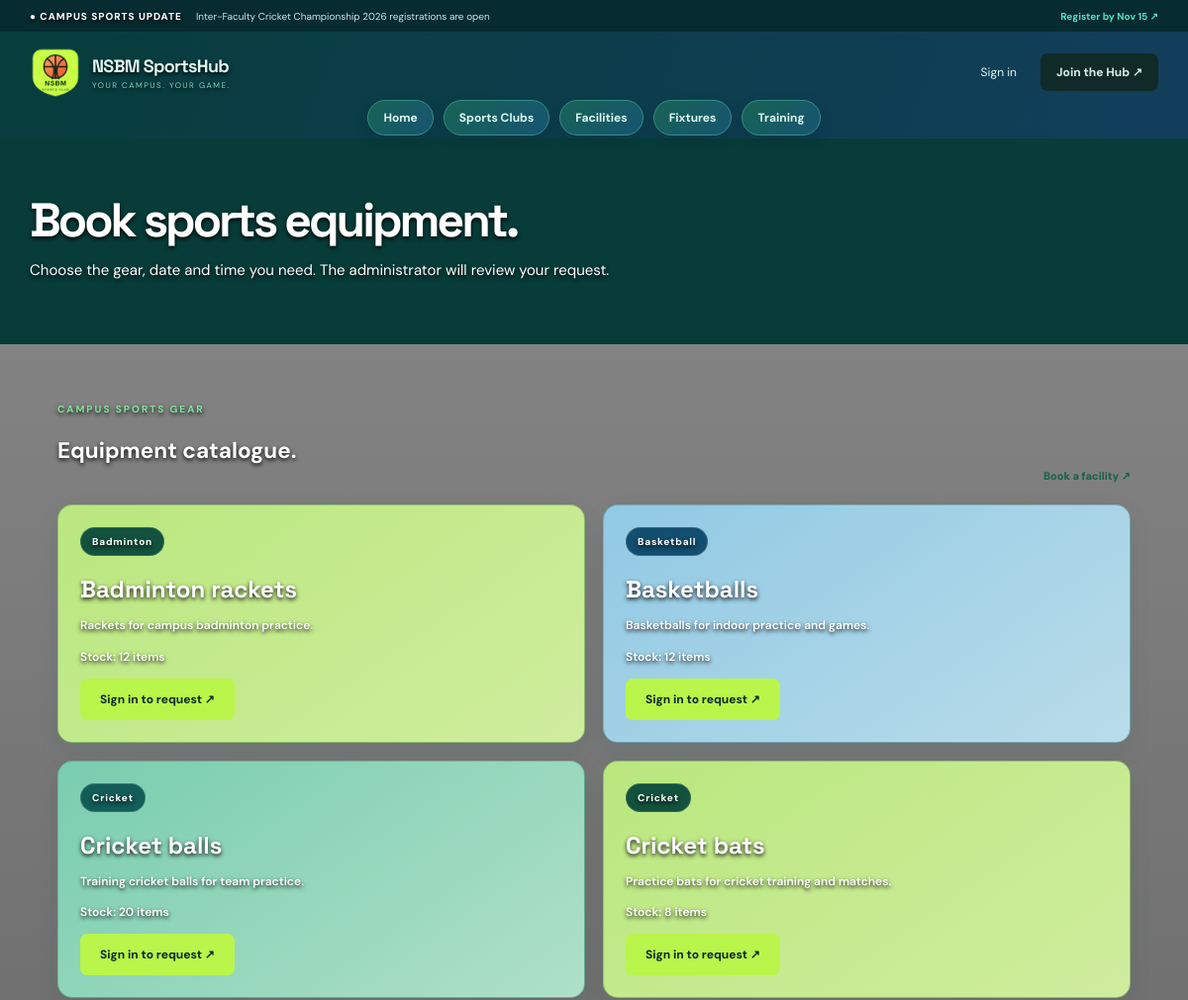
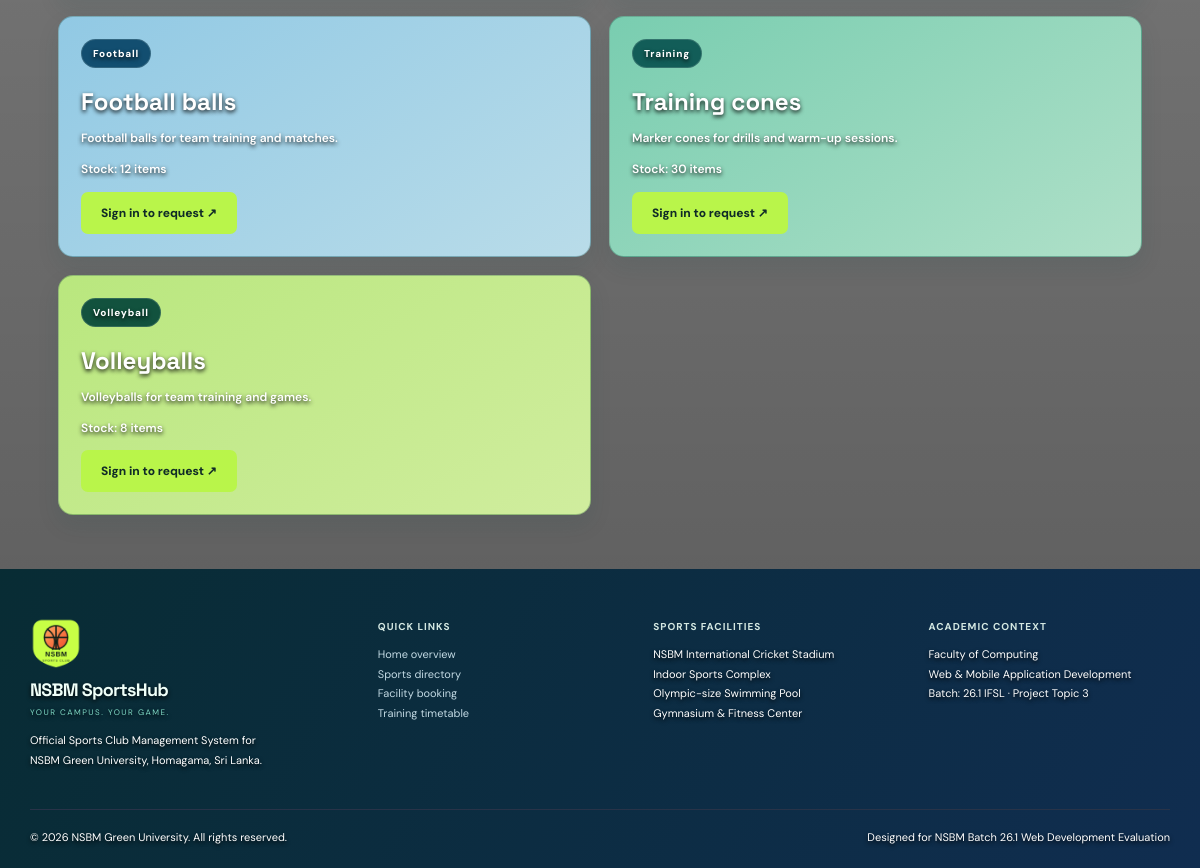
Page /equipment.php on the committed database (2 pictures, top to bottom).
### tables this page shows
CREATE TABLE equipment (
  id INT AUTO_INCREMENT PRIMARY KEY,
  name VARCHAR(100) NOT NULL UNIQUE,
  category VARCHAR(50) NOT NULL,
  description VARCHAR(255) NOT NULL,
  quantity INT NOT NULL
);

### db.php (called while the page is built, shortened)
<?php
if (!function_exists('e')) {
    function e($value): string
    {
        return htmlspecialchars(
            (string) $value,
            ENT_QUOTES,
            'UTF-8'
        );
    }
}

### equipment.php (the view, shortened to what this page needs)
<?php
require 'includes/db.php';
$equipment = $pdo->query(
    'SELECT id, name, category, description, quantity
     FROM equipment
     ORDER BY category, name'
)->fetchAll();
require 'includes/header.php';
?>
<section class="page-hero">
  <h1>Book sports equipment.</h1>
  <p>Choose the gear, date and time you need. The administrator will review your request.</p>
</section>
<div class="page-wrap">
  <div class="section-head">
    <div>
      <span class="eyebrow">CAMPUS SPORTS GEAR</span>
      <h2>Equipment catalogue.</h2>
    </div>
    <a class="text-link" href="facilities.php">Book a facility ↗</a>
  </div>
  <div class="grid">
    <?php foreach ($equipment as $item): ?>
      <article class="panel">
        <span class="tag"><?= e($item['category']) ?></span>
        <h3><?= e($item['name']) ?></h3>
        <p class="muted"><?= e($item['description']) ?></p>
        <p class="muted">Stock: <?= (int) $item['quantity'] ?> items</p>
        <?php if (!empty($_SESSION['user'])): ?>
          <form method="post" action="equipment.php">
            <input type="hidden" name="csrf" value="<?= e(csrf()) ?>">
            <input type="hidden" name="equipment_id" value="<?= (int) $item['id'] ?>">
            <label>Date
              <input class="field" type="date" name="booking_date" min="<?= date('Y-m-d') ?>" required>
            </label>
            <div class="row">
              <label>From
                <input class="field" type="time" name="start_time" required>
              </label>
              <label>To
                <input class="field" type="time" name="end_time" required>
              </label>
            </div>
            <label>Quantity
              <input class="field" type="number" name="quantity" min="1" max="<?= (int) $item['quantity'] ?>" value="1" required>
            </label>
            <label>Purpose
              <input class="field" type="text" name="purpose" maxlength="250" placeholder="Club practice, training..." required>
            </label>
            <button class="button" type="submit">Request equipment ↗</button>
          </form>
        <?php else: ?>
          <a class="button" href="login.php">Sign in to request ↗</a>
        <?php endif; ?>
      </article>
    <?php endforeach; ?>
  </div>
</div>
<?php require 'includes/footer.php'; ?>

### style.css (style rules this page uses)
:root { --ink: #102b27; --forest: #073c39; --lime: #b9f54a; --muted: #496a66; --paper: #dbeae5; --line: #abcac0; --white: #d4e8e2; }
* { box-sizing: border-box; }
html { scroll-behavior: smooth; }
body { margin: 0; background: radial-gradient(ellipse at 10% 38%, rgba(52, 155, 123, .09), transparent 38%), #dbeae5; color: var(--ink); font: 15px 'DM Sans', Arial, sans-serif; }
a { color: inherit; text-decoration: none; }
.button { display: inline-flex; align-items: center; justify-content: center; background: var(--lime); padding: 13px 20px; border: 0; border-radius: 7px; color: var(--ink); font: 800 12px 'DM Sans', sans-serif; cursor: pointer; transition: transform 0.2s ease, box-shadow 0.2s ease, filter 0.2s ease; }
.hero h1, .page-hero h1 { font: 700 clamp(36px, 5vw, 66px) / 0.98 'Space Grotesk', sans-serif; letter-spacing: -3px; margin: 18px 0; }
.eyebrow { color: #83ad53; font-size: 10px; font-weight: 800; letter-spacing: 2px; text-transform: uppercase; }
.tag { display: inline-block; background: rgba(238, 245, 226, 0.1); border: 1px solid rgba(238, 245, 226, 0.15); color: var(--lime); padding: 8px 11px; border-radius: 5px; font-size: 10px; font-weight: 800; letter-spacing: 1px; }
.section, .page-wrap { max-width: 1140px; margin: auto; padding: 54px 28px; }
.section-head { display: flex; align-items: end; justify-content: space-between; gap: 20px; margin-bottom: 22px; }
.text-link { color: #176348; font-size: 11px; font-weight: 800; white-space: nowrap; }
.cards, .grid { display: grid; grid-template-columns: repeat(3, 1fr); gap: 18px; width: 100%; box-sizing: border-box; }
body { overflow-x: hidden; box-sizing: border-box; }
.page-hero { background: var(--forest); color: var(--white); padding: 48px max(calc((100% - 1140px) / 2), 28px); }
.page-hero h1 { font-size: 48px; margin: 11px 0; }
.page-hero p { max-width: 650px; color: #c3cdc3; line-height: 1.6; }
.panel, .form-card, .table-wrap { background: #d8eae4; border: 1px solid #a9c9c0; border-radius: 10px; padding: 22px; }
.panel h3 { font: 700 20px 'Space Grotesk', sans-serif; margin: 6px 0; }
.muted { color: var(--muted); font-size: 12px; line-height: 1.6; }
.grid > .panel { min-height: 210px; border: 1px solid rgba(13, 63, 52, .28); border-radius: 15px; box-shadow: 0 10px 22px rgba(22, 68, 66, .10); transition: transform .2s ease, box-shadow .2s ease; }
.grid > .panel:nth-child(3n + 1) { background: linear-gradient(145deg, #b9e77e, #d0ed9e); }
.grid > .panel:nth-child(3n + 2) { background: linear-gradient(145deg, #91c9e4, #b9dce9); }
.grid > .panel:nth-child(3n) { background: linear-gradient(145deg, #79cdb0, #afe0c8); }
.grid > .panel .tag { padding: 7px 11px; border-radius: 999px; background: #12523e; color: #efffe8; font-weight: 800; letter-spacing: .8px; }
.grid > .panel:nth-child(3n + 2) .tag { background: #124e70; color: #eef9ff; }
.grid > .panel:nth-child(3n) .tag { background: #125d58; color: #eafff5; }
.grid > .panel h3 { margin: 18px 0 8px; color: #10372f; font: 700 24px 'Space Grotesk', sans-serif; }
.grid > .panel p.muted, .grid > .panel .row .muted { color: #214b45; font-weight: 600; }
.grid { width: 100%; max-width: 100%; min-width: 0; grid-template-columns: repeat(3, minmax(0, 1fr)); }
.grid > .panel { min-width: 0; }
@media (max-width: 1280px) { .grid { grid-template-columns: repeat(2, minmax(0, 1fr)); } }
body { background: linear-gradient(rgba(0, 0, 0, 0.45), rgba(0, 0, 0, 0.65)), url('img7.png') no-repeat center center scroll !important; background-size: cover !important; }
.dashboard-hero, .section-head, .grid, .card, .panel, .table-wrapper, .page-wrap { color: #090909 !important; }
h1, h2, h3, h4, .eyebrow, .muted, p, span { color: #ffffff !important; text-shadow: 0 2px 4px rgba(0, 0, 0, 0.9) !important; }
.eyebrow { color: #7ce499 !important; }

### rows in the picture
equipment: category "Badminton", name "Badminton rackets", description "Rackets for campus badminton practice.", quantity "12"
equipment: category "Basketball", name "Basketballs", description "Basketballs for indoor practice and games.", quantity "12"
equipment: category "Cricket", name "Cricket balls", description "Training cricket balls for team practice.", quantity "20"
equipment: category "Cricket", name "Cricket bats", description "Practice bats for cricket training and matches.", quantity "8"
equipment: category "Football", name "Football balls", description "Football balls for team training and matches.", quantity "12"
equipment: category "Training", name "Training cones", description "Marker cones for drills and warm-up sessions.", quantity "30"
equipment: category "Volleyball", name "Volleyballs", description "Volleyballs for team training and games.", quantity "8"
